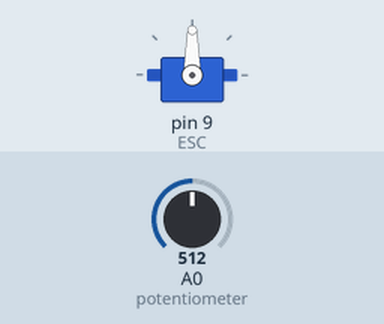
The sketch below on a simulated Arduino Uno, built with avr-gcc and run on an emulated ATmega328P. Shown: servo. The inputs (shaded band) are chosen by the test bench; at power-on: A0 (potentiometer) = 512.

Above: at 6.2 s.
6.3 s: A0 (potentiometer) set to 716
At 6.8 s:
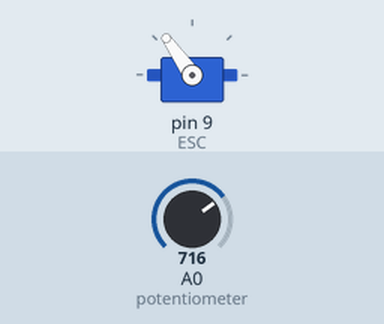
7.8 s: A0 (potentiometer) set to 900
At 9.0 s:
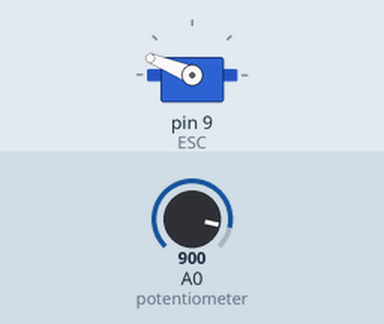
9.3 s: A0 (potentiometer) set to 1023
At 10.3 s:
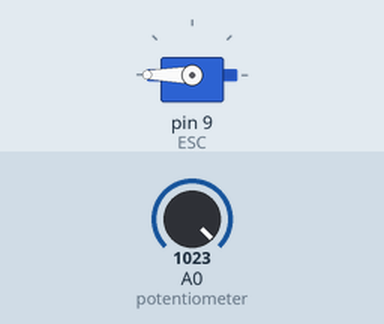
10.8 s: A0 (potentiometer) set to 306
At 11.4 s:
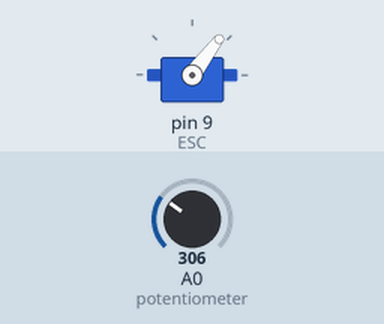
12.3 s: A0 (potentiometer) set to 122
At 12.6 s:
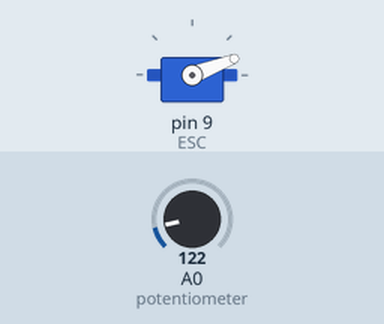
Timing chart, 0 to 14.8 s (numbered marks = the images above; inputs shaded):
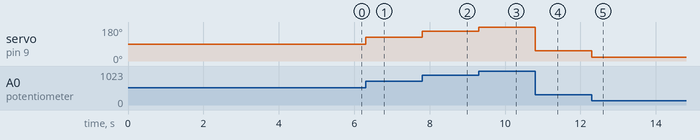

The sketch:

Test_Moteur_Brushless.ino
```cpp
/*
        Arduino Brushless Motor Control
     by Dejan, https://howtomechatronics.com
*/

#include <Servo.h>

Servo ESC;     // create servo object to control the ESC

int potValue;  // value from the analog pin

void setup() {
  // Attach the ESC on pin 9
  ESC.attach(9,1000,2000); // (pin, min pulse width, max pulse width in microseconds)
  digitalWrite(9,LOW);
  delay(5000);
}

void loop() {
  potValue = analogRead(A0);   // reads the value of the potentiometer (value between 0 and 1023)
  potValue = map(potValue, 0, 1023, 0, 180);   // scale it to use it with the servo library (value between 0 and 180)
  ESC.write(potValue);    // Send the signal to the ESC
}
```

Measured:
- after the input at 6.3 s, servo on pin 9 (ESC): 90° → 125° at once
- after the input at 7.8 s, servo on pin 9 (ESC): 125° → 158° at once
- after the input at 9.3 s, servo on pin 9 (ESC): 158° → 180° at once
- after the input at 10.8 s, servo on pin 9 (ESC): 180° → 53° at once
- after the input at 12.3 s, servo on pin 9 (ESC): 53° → 21° at once
